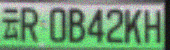
%> input picture data_process/2.png, 170 x 50 px
$ octave plate_rotate.m   (GNU Octave 9; MATLAB toolbox functions it lacks are replaced by stand-ins)
%> lines starting %> are read from the running program, lines starting %| are printed output that depends on the picture; in (x1, y1, x2, y2) boxes, pixels count from 0 and x2, y2 are one past the last pixel; in counts of white or black regions, pixels touching at a corner belong together; the program's own positions count from 1
%from pf
close all;clear all;clc;
tic;
image = imread('2.png');
%> image is the input picture: size 50x170x3 uint8; mean R, G, B 113.1, 151.3, 117.4
gray = rgb2gray(image);
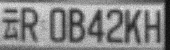
%> gray: size 50x170 uint8; min 11, max 227, mean 136
bw = edge(gray, 'sobel','horizontal');
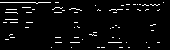
%> bw: size 50x170 logical; 4.2% white in thin lines or dots, all inside (x1, y1, x2, y2) = (0, 2, 164, 48)
theta = 0:179;
r = radon(bw,theta);
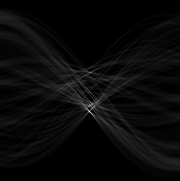
%> r: size 181x180 double; min 0, max 52, mean 2; drawn with min black and max white
[m,n] = size(r);
%> m = 181; n = 180
c = 1 ;
for i = 1:m
    for j = 1:n
        if r(1,1) < r(i,j)
            disp(i);
            disp(j);
            disp(r(i, j));
            r(1,1) = r(i,j);
            c = j;
        end
    end
end
%> this loop made 181 passes
%> (printed output is left out)
%> r: size 181x180 double; under 0.01% of pixels changed, all inside (x1, y1, x2, y2) = (0, 0, 1, 1)
%> after the loop, c = 90
rot = 90-c;
%> rot = 0
disp(rot);
%| 0
subplot(3,1,1);imshow(image);
subplot(3,1,2);imshow(bw);
pic = imrotate(image,rot,'bilinear');
subplot(3,1,3);imshow(pic);
toc;

$ run again, with data_process/10.png copied over data_process/2.png
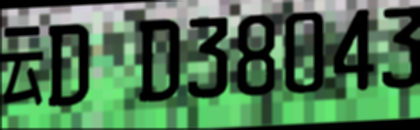
%> input picture data_process/10.png, 420 x 130 px, shrunk from 629 x 195 before the run
%> image is the input picture: size 130x420x3 uint8; mean R, G, B 74.5, 111.6, 79
%> `bw = edge(gray, 'sobel','horizontal');`:
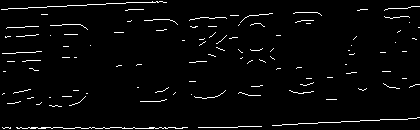
%> bw: size 130x420 logical; 3% white in thin lines or dots
%> the loop `for i = 1:m` made 443 passes
%> (printed output is left out)
%> after the loop `for i = 1:m`: c = 94
%> rot = -4
%| -4
%> `pic = imrotate(image,rot,'bilinear');`:
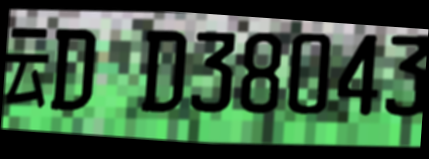
%> pic: size 159x429x3 uint8; mean R, G, B 59.6, 89.4, 63.2

$ run again, with data_process/dst.png copied over data_process/2.png
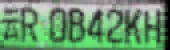
%> input picture data_process/dst.png, 170 x 50 px
%> image is the input picture: size 50x170x3 uint8; mean R, G, B 106.3, 151.3, 111.3
%> `bw = edge(gray, 'sobel','horizontal');`:
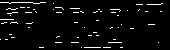
%> bw: size 50x170 logical; 4% white in thin lines or dots, all inside (x1, y1, x2, y2) = (0, 2, 163, 48)
%> `r = radon(bw,theta);`:
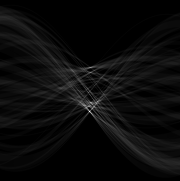
%> r: size 181x180 double; min 0, max 43.65, mean 1.9; drawn with min black and max white
%> the loop `for i = 1:m` made 181 passes
%> (printed output is left out)
%> after the loop `for i = 1:m`: c = 90
%> rot = 0
%| 0
